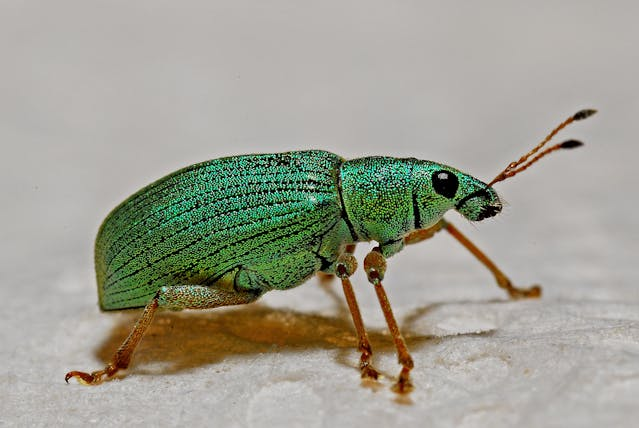
#> input picture insect.jpg, 639 x 428 px, found by its file name
$ python globalThresholding.py
#> lines starting #> are read from the running program, lines starting #| are printed output that depends on the picture; after the words box and inside, x2 and y2 are one past the last pixel; in counts of white or black regions, pixels touching at a corner belong together
import cv2

def load_image_from_file(file_path):
    return cv2.imread(file_path, cv2.IMREAD_GRAYSCALE)
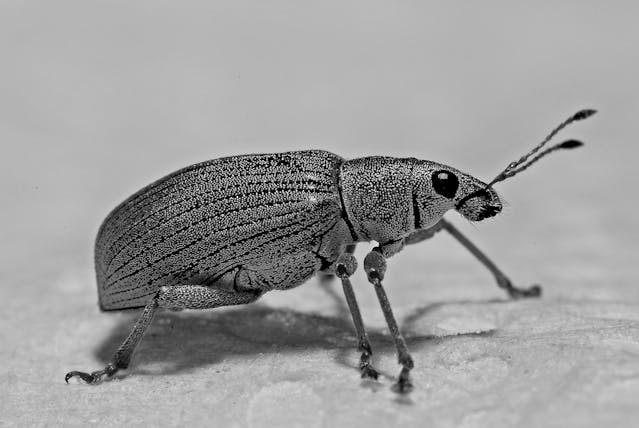
#> returned value: shape (428, 639); min 0, max 255, mean 157.8

image_path = r"C:\Users\Aliyan Sajid\Desktop\Codes\insect.jpg"
image = load_image_from_file(image_path)

if image is None:
    print("Error: Image not found or unable to read the image.")
    exit()

_, global_thresholded = cv2.threshold(image, 127, 255, cv2.THRESH_BINARY)
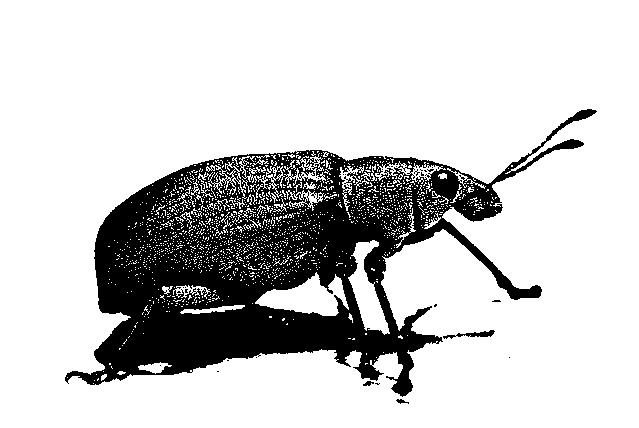
#> global_thresholded: shape (428, 639); 79.7% white; 32 black regions (28 under 20 px), largest, box (x1, y1, x2, y2) and area: (65, 109, 597, 397) 55228, (443, 330, 495, 339) 179, (363, 381, 374, 386) 34, (396, 399, 409, 404) 33


cv2.imshow("Original Image", image)
cv2.imshow("Global Thresholded Image", global_thresholded)
cv2.waitKey(0)
cv2.destroyAllWindows()
